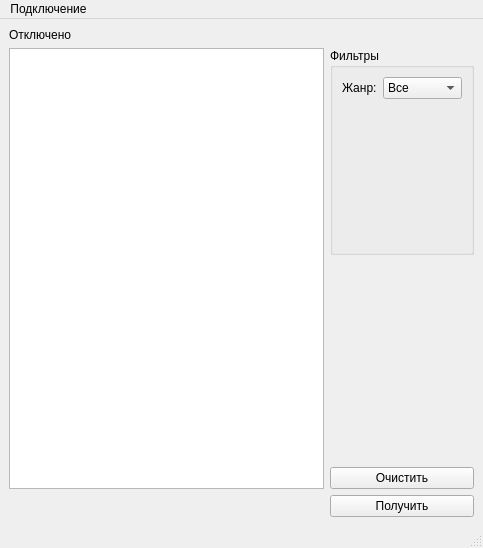
<?xml version="1.0" encoding="UTF-8"?>
<ui version="4.0">
 <class>MainWindow</class>
 <widget class="QMainWindow" name="MainWindow">
  <property name="geometry">
   <rect>
    <x>0</x>
    <y>0</y>
    <width>483</width>
    <height>548</height>
   </rect>
  </property>
  <property name="sizePolicy">
   <sizepolicy hsizetype="Preferred" vsizetype="Expanding">
    <horstretch>0</horstretch>
    <verstretch>0</verstretch>
   </sizepolicy>
  </property>
  <property name="windowTitle">
   <string>MainWindow</string>
  </property>
  <widget class="QWidget" name="centralwidget">
   <layout class="QGridLayout" name="gridLayout">
    <item row="4" column="1">
     <widget class="QPushButton" name="pb_request">
      <property name="sizePolicy">
       <sizepolicy hsizetype="Minimum" vsizetype="Maximum">
        <horstretch>0</horstretch>
        <verstretch>0</verstretch>
       </sizepolicy>
      </property>
      <property name="text">
       <string>Получить</string>
      </property>
     </widget>
    </item>
    <item row="1" column="1">
     <widget class="QGroupBox" name="gb_filters">
      <property name="sizePolicy">
       <sizepolicy hsizetype="Preferred" vsizetype="Minimum">
        <horstretch>0</horstretch>
        <verstretch>0</verstretch>
       </sizepolicy>
      </property>
      <property name="title">
       <string>Фильтры</string>
      </property>
      <layout class="QFormLayout" name="formLayout">
       <item row="0" column="0">
        <widget class="QLabel" name="lb_category">
         <property name="text">
          <string>Жанр:</string>
         </property>
        </widget>
       </item>
       <item row="0" column="1">
        <widget class="QComboBox" name="cb_category">
         <item>
          <property name="text">
           <string>Все</string>
          </property>
         </item>
         <item>
          <property name="text">
           <string>Комедия</string>
          </property>
         </item>
         <item>
          <property name="text">
           <string>Ужасы</string>
          </property>
         </item>
        </widget>
       </item>
      </layout>
     </widget>
    </item>
    <item row="2" column="1">
     <spacer name="verticalSpacer">
      <property name="orientation">
       <enum>Qt::Orientation::Vertical</enum>
      </property>
      <property name="sizeType">
       <enum>QSizePolicy::Policy::Minimum</enum>
      </property>
      <property name="sizeHint" stdset="0">
       <size>
        <width>20</width>
        <height>40</height>
       </size>
      </property>
     </spacer>
    </item>
    <item row="3" column="1">
     <widget class="QPushButton" name="pb_clear">
      <property name="sizePolicy">
       <sizepolicy hsizetype="Minimum" vsizetype="Maximum">
        <horstretch>0</horstretch>
        <verstretch>0</verstretch>
       </sizepolicy>
      </property>
      <property name="text">
       <string>Очистить</string>
      </property>
     </widget>
    </item>
    <item row="0" column="0">
     <widget class="QLabel" name="lb_statusConnect">
      <property name="sizePolicy">
       <sizepolicy hsizetype="Preferred" vsizetype="Maximum">
        <horstretch>0</horstretch>
        <verstretch>0</verstretch>
       </sizepolicy>
      </property>
      <property name="text">
       <string>Отключено</string>
      </property>
     </widget>
    </item>
    <item row="1" column="0" rowspan="3">
     <widget class="QTableView" name="tb_result"/>
    </item>
   </layout>
  </widget>
  <widget class="QMenuBar" name="menubar">
   <property name="geometry">
    <rect>
     <x>0</x>
     <y>0</y>
     <width>483</width>
     <height>23</height>
    </rect>
   </property>
   <widget class="QMenu" name="menu">
    <property name="title">
     <string>Подключение</string>
    </property>
    <addaction name="act_addData"/>
    <addaction name="separator"/>
    <addaction name="act_connect"/>
   </widget>
   <addaction name="menu"/>
  </widget>
  <widget class="QStatusBar" name="statusbar"/>
  <action name="act_connect">
   <property name="text">
    <string>Подключиться</string>
   </property>
  </action>
  <action name="act_addData">
   <property name="text">
    <string>Ввести данные</string>
   </property>
  </action>
 </widget>
 <resources/>
 <connections/>
</ui>
